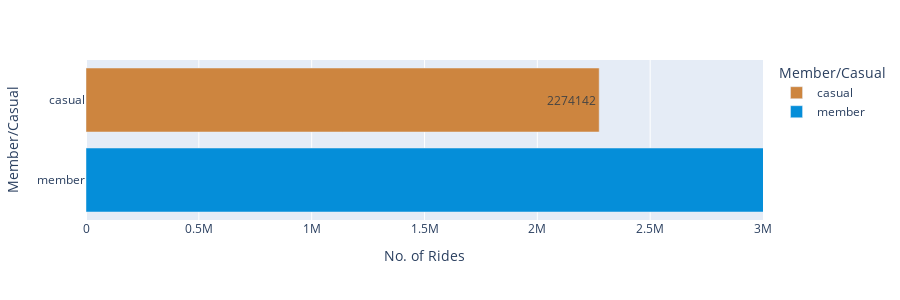

Source (notebook cell):
### Code cell
fig_1 = complete_df.groupby('member_casual', as_index=False).count()

px.bar(fig_1, y = 'member_casual', x = 'ride_id', range_x = [0,3000000],
        color = 'member_casual', 
        height = 300,
        text = 'ride_id', 
        labels = {'ride_id': 'No. of Rides', 'member_casual': 'Member/Casual'},
        hover_name = 'member_casual', hover_data = {'member_casual': False, 'month': False, 'ride_id': True}, 
        color_discrete_map = {'casual': '#CD853F', 'member': '#058ED9'})

### Figure 1 — Plotly figure (JSON) as saved in the notebook; plotly's stock layout.template omitted (floating-point values rounded to 4 significant figures)
{"data": [{"alignmentgroup": "True", "customdata": [[2274142]], "hovertemplate": "<b>%{hovertext}</b><br><br>No. of Rides=%{text}<extra></extra>", "hovertext": ["casual"], "legendgroup": "casual", "marker": {"color": "#CD853F", "pattern": {"shape": ""}}, "name": "casual", "offsetgroup": "casual", "orientation": "h", "showlegend": true, "text": [2274142], "textposition": "auto", "type": "bar", "x": [2274142], "xaxis": "x", "y": ["casual"], "yaxis": "y"}, {"alignmentgroup": "True", "customdata": [[3272486]], "hovertemplate": "<b>%{hovertext}</b><br><br>No. of Rides=%{text}<extra></extra>", "hovertext": ["member"], "legendgroup": "member", "marker": {"color": "#058ED9", "pattern": {"shape": ""}}, "name": "member", "offsetgroup": "member", "orientation": "h", "showlegend": true, "text": [3272486], "textposition": "auto", "type": "bar", "x": [3272486], "xaxis": "x", "y": ["member"], "yaxis": "y"}], "layout": {"barmode": "relative", "height": 300, "legend": {"title": {"text": "Member/Casual"}, "tracegroupgap": 0}, "margin": {"t": 60}, "xaxis": {"anchor": "y", "domain": [0, 1], "range": [0, 3000000], "title": {"text": "No. of Rides"}}, "yaxis": {"anchor": "x", "categoryarray": ["member", "casual"], "categoryorder": "array", "domain": [0, 1], "title": {"text": "Member/Casual"}}}}
